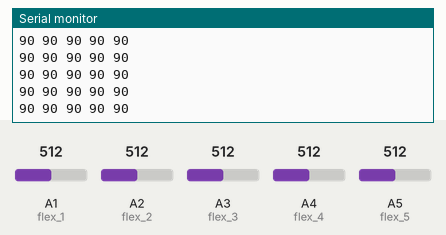
Recording of a sketch running on a simulated Arduino Uno, built with avr-gcc and run on an emulated ATmega328P. Shown: the last lines printed to the serial monitor. The test bench sets the inputs (shaded band); at power-on: A1 (flex_1) = 512, A2 (flex_2) = 512, A5 (flex_5) = 512, A3 (flex_3) = 512, A4 (flex_4) = 512. No radio packets arrive unless stated.

Above: at 1.2 s.
1.3 s: A1 (flex_1) set to 560
At 2.2 s:
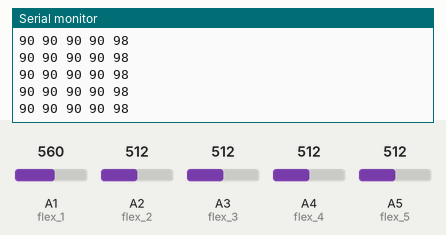
4.3 s: A1 (flex_1) set to 581
At 5.1 s:
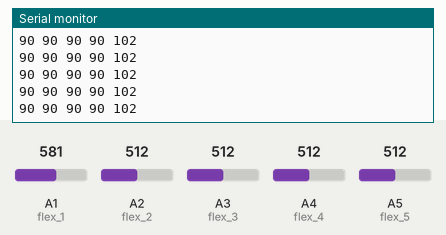
7.3 s: A2 (flex_2) set to 550
At 8.4 s:
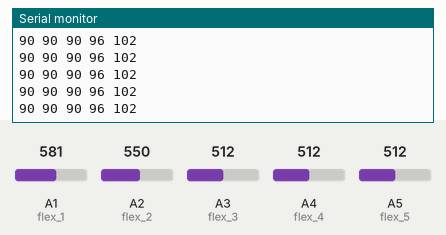
10.3 s: A2 (flex_2) set to 578
At 11.0 s:
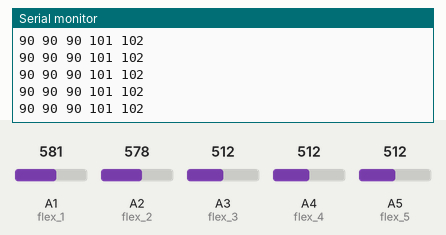
11.8 s: A5 (flex_5) set to 552
At 12.3 s:
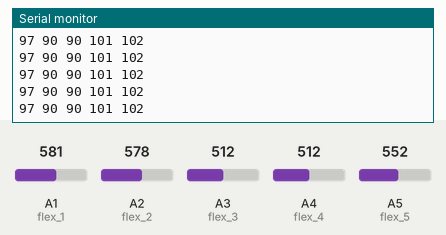
13.3 s: A5 (flex_5) set to 587
At 14.3 s:
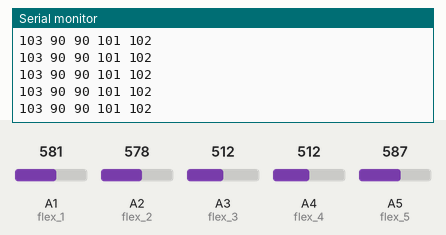
Timing chart, 0 to 15.8 s (numbered marks = the images above; inputs shaded):
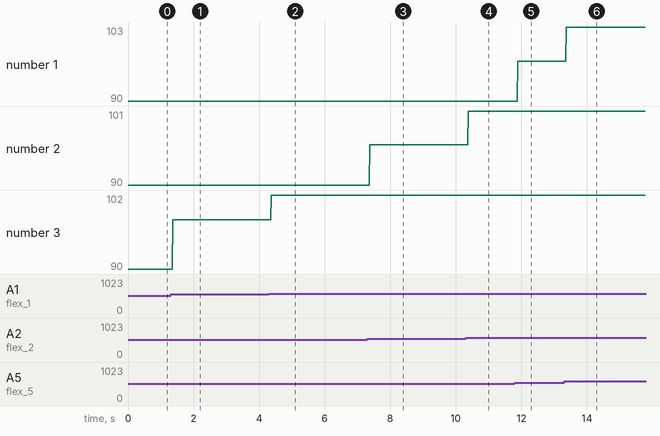

Measured:
- after the input at 1.3 s, the serial monitor: prints a new line after 0.07 s (image 1)
- after the input at 4.3 s, the serial monitor: prints a new line after 0.07 s (image 2)
- after the input at 7.3 s, the serial monitor: prints a new line after 0.07 s (image 3)
- after the input at 10.3 s, the serial monitor: prints a new line after 0.08 s (image 4)
- after the input at 11.8 s, the serial monitor: prints a new line after 0.09 s (image 5)
- after the input at 13.3 s, the serial monitor: prints a new line after 0.07 s (image 6)
- plotted number 1: 90 → 97 after the input at 11.8 s, 97 → 103 after the input at 13.3 s
- plotted number 2: 90 → 96 after the input at 7.3 s, 96 → 101 after the input at 10.3 s

The sketch:

Servo-motor-cntrl-TX.ino
```cpp
#include <SPI.h>
#include<nRF24L01.h>
#include "RF24.h"

int msg[5];

//define the flex sensor input pins
int flex_5 = A5;
int flex_4 = A4;
int flex_3 = A3;
int flex_2 = A2;
int flex_1 = A1;

//define variables for flex sensor values
int flex_5_val;
int flex_4_val;
int flex_3_val;
int flex_2_val;
int flex_1_val;

RF24 radio(9,7);

const uint64_t pipe = 0xE8E8F0F0E1LL;


void setup(void)
{
  Serial.begin(9600);
  radio.begin();
  radio.openWritingPipe(pipe);
  radio.stopListening();

}

void loop(void){

  flex_5_val = analogRead(flex_5);
  flex_5_val = map(flex_5_val, 0, 1023, 0, 180);


  flex_4_val = analogRead(flex_4);
  flex_4_val = map(flex_4_val, 0, 1023, 0, 180);

  flex_3_val = analogRead(flex_3);
  flex_3_val = map(flex_3_val, 0, 1023, 0, 180);

  flex_2_val = analogRead(flex_2);
  flex_2_val = map(flex_2_val, 0, 1023, 0, 180);

  flex_1_val = analogRead(flex_1);
  flex_1_val = map(flex_1_val, 0, 1023, 0, 180);

  msg[0] = flex_1_val;
  msg[1] = flex_2_val;
  msg[2] = flex_3_val;
  msg[3] = flex_4_val;
   msg[4] = flex_5_val;
  radio.write(msg, sizeof(msg));


Serial.print(msg[4]);
Serial.print(" ");
Serial.print(msg[3]);
Serial.print(" ");
Serial.print(msg[2]);
Serial.print(" ");
Serial.print(msg[1]);
Serial.print(" ");
Serial.print(msg[0]);
Serial.println(" ");
}
```
